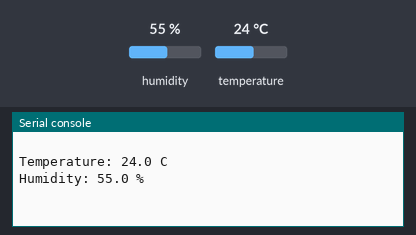
Bench run of a program on a simulated CircuitPython board. Parts: the last lines printed to the serial console. The test bench sets the inputs (shaded band); at power-on: humidity 55 %, temperature 24 °C.

Above: at 1.2 s.
1.3 s: humidity set to 22 %
At 3.4 s:
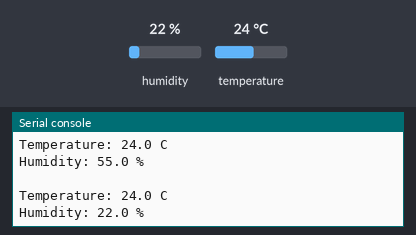
4.1 s: temperature set to 12 °C
At 6.5 s:
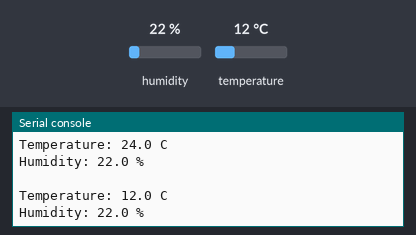
6.9 s: humidity set to 40 %
At 9.3 s:
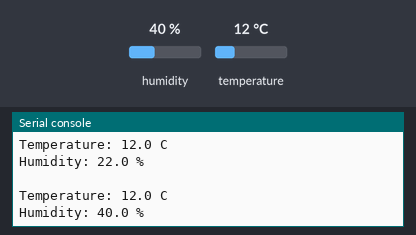
Timing chart, 0 to 10.8 s (numbered marks = the images above; inputs shaded):
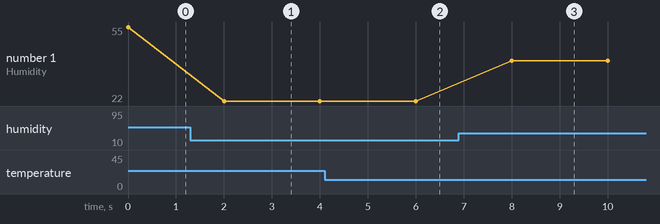

The program:

SHT31D-0.py
```python
import time
import board
import busio
import adafruit_sht31d

# Create library object using our Bus I2C port
i2c = busio.I2C(board.SCL, board.SDA)
sensor = adafruit_sht31d.SHT31D(i2c)

loopcount = 0
while True:
    print("\nTemperature: %0.1f C" % sensor.temperature)
    print("Humidity: %0.1f %%" % sensor.relative_humidity)
    loopcount += 1
    time.sleep(2)
    # every 10 passes turn on the heater for 1 second
    if loopcount == 10:
        loopcount = 0
        sensor.heater = True
        print("Sensor Heater status =", sensor.heater)
        time.sleep(1)
        sensor.heater = False
        print("Sensor Heater status =", sensor.heater)
```

Measured:
- after the input at 1.3 s, the serial console: prints a new line after 0.70 s (image 1)
- after the input at 4.1 s, the serial console: prints a new line after 1.9 s (image 2)
- after the input at 6.9 s, the serial console: prints a new line after 1.1 s (image 3)
- plotted number 1: 55 → 22 after the input at 1.3 s, 22 → 40 after the input at 6.9 s
